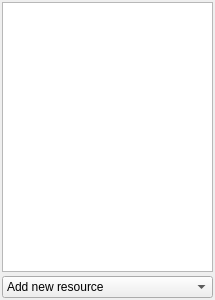
<?xml version="1.0" encoding="UTF-8"?>
<ui version="4.0">
 <class>connectedResourcresWindow</class>
 <widget class="QDockWidget" name="connectedResourcresWindow">
  <property name="geometry">
   <rect>
    <x>0</x>
    <y>0</y>
    <width>215</width>
    <height>300</height>
   </rect>
  </property>
  <property name="floating">
   <bool>false</bool>
  </property>
  <property name="features">
   <set>QDockWidget::AllDockWidgetFeatures</set>
  </property>
  <property name="windowTitle">
   <string>Connected resorces</string>
  </property>
  <widget class="QWidget" name="dockWidgetContents">
   <layout class="QVBoxLayout" name="verticalLayout">
    <property name="spacing">
     <number>4</number>
    </property>
    <property name="margin">
     <number>2</number>
    </property>
    <item>
     <widget class="QListWidget" name="listWidget"/>
    </item>
    <item>
     <layout class="QHBoxLayout" name="horizontalLayout">
      <item>
       <widget class="QComboBox" name="comboBox">
        <item>
         <property name="text">
          <string>Add new resource</string>
         </property>
        </item>
        <item>
         <property name="text">
          <string>Delete current resource</string>
         </property>
        </item>
        <item>
         <property name="text">
          <string>Delete all resource</string>
         </property>
        </item>
       </widget>
      </item>
     </layout>
    </item>
   </layout>
  </widget>
 </widget>
 <resources/>
 <connections/>
</ui>
